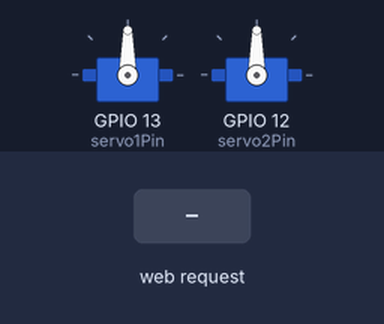
Recording of a sketch running on a simulated ESP32. Parts: 2 × servo. The test bench sets the inputs (shaded band). WiFi joins after 1.5 s; servers stay silent unless stated; what the sketch prints to the serial monitor is not drawn.

Above: at 2.7 s.
2.8 s: HTTP request GET /servo1 received
At 3.1 s:
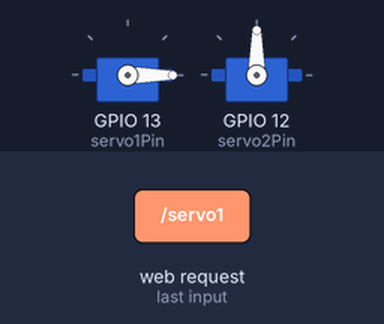
Timing chart, 0 to 5.8 s (numbered marks = the images above; inputs shaded):
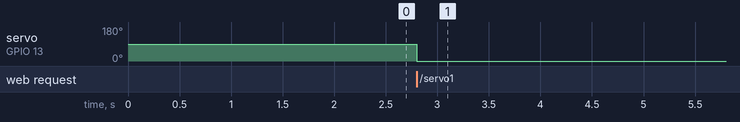

Measured:
- after the input at 2.8 s, servo on GPIO 13 (servo1Pin): 90° → 0° at once

The sketch:

ESP32_TCP_2Servo.ino
```cpp
#include <WiFi.h>
#include <ESP32Servo.h>
#include <string.h>

// Replace with your network credentials
const char* ssid = "Galaxy A73 5G";
const char* password = "Password";

// Create a WiFi server on port 80
WiFiServer server(8000);
Servo servo1;
Servo servo2;

int servo1Pin = 13; // GPIO pin for the first servo
int servo2Pin = 12; // GPIO pin for the second servo

int pos1 = 0; // Position for servo 1
int pos2 = 0; // Position for servo 2

void setup()
{
  Serial.begin(115200);

  // Connect to Wi-Fi
  WiFi.begin(ssid, password);
  while (WiFi.status() != WL_CONNECTED)
  {
    delay(500);
    Serial.print(".");
  }
  Serial.println("Connected to WiFi");
  Serial.println(WiFi.localIP());

  // Start the server
  server.begin();

  // Attach the servo to pin 13
  servo1.attach(servo1Pin);
  servo2.attach(servo2Pin);


}

void loop()
{
  WiFiClient client = server.available();
  if (client)
  {
   while(1)
   {
    String data,request = "";
    unsigned long timeout = millis();  // Start a timeout counter

    // Read data from the client with a timeout
    while (client.available() || (millis() - timeout) < 750)
    {
      if (client)
      {
        //String data = ;
        Serial.println("New Client connected");
        data = client.readStringUntil('\n');  // Read the incoming string
        Serial.println("Received: " + data);
      }
    // Parse the incoming string to extract servo positions
      if (data.indexOf("servo1") > -1)
      {
        pos1 = data.substring(data.indexOf("servo1:") + 7, data.indexOf(" ")).toInt();
        servo1.write(pos1);  // Move servo 1
        Serial.println("Servo 1 set to: " + String(pos1));
      }

      if (data.indexOf("servo2") > -1)
      {
        pos2 = data.substring(data.indexOf("servo2:") + 7).toInt();
        servo2.write(pos2);  // Move servo 2
        Serial.println("Servo 2 set to: " + String(pos2));
      }
    }

    request.trim();
    // Parse the angle from the request

   }
    // Close the client connection
    client.stop();
  }
}
```
